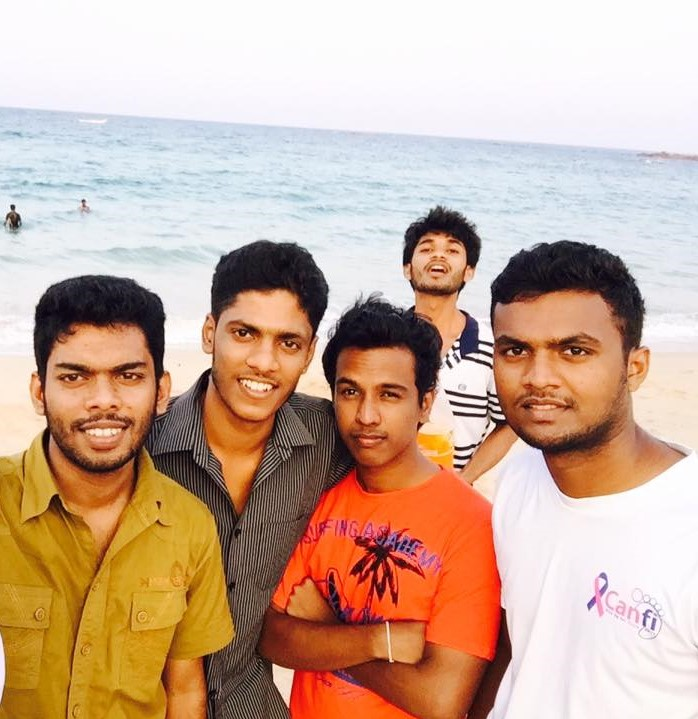
#> input picture testing_Image/test1.jpg, 698 x 719 px
$ python -i GUI.py   (imports and definitions only)
#> lines starting #> are read from the running program, lines starting #| are printed output that depends on the picture
from tkinter import *
import numpy as np
from tkinter import ttk
# from ttk import *
from os import walk
import cv2
from PIL import Image, ImageTk


image_directory = "testing_Image/"


# Get name of files in a directory
def get_image_names(file_name):
    f = []
    for (dirpath, dirnames, filenames) in walk(file_name):
        f.extend(filenames)
        break
    return f


def get_image(name):
    # Load an color image
#> called with name = 'testing_Image/test1.jpg'
    img = cv2.imread(name)
#> img is the input picture: shape (719, 698, 3); mean B, G, R 151, 171.2, 202.1
    img = cv2.resize(img, (500, 500))
#> img: shape (500, 500, 3)
    # cv2.imshow("image", img)

    # Rearrang the color channel
    b, g, r = cv2.split(img)
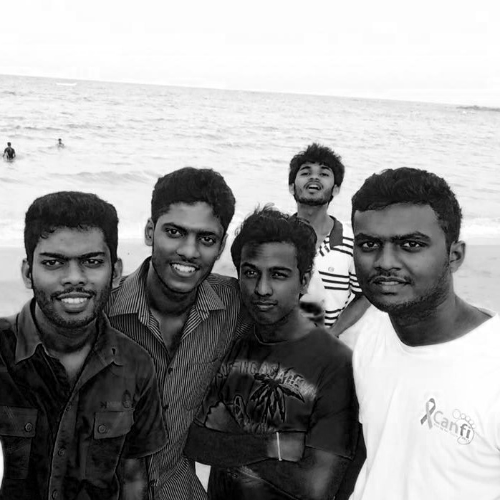
#> b: shape (500, 500); min 0, max 255, mean 150.9
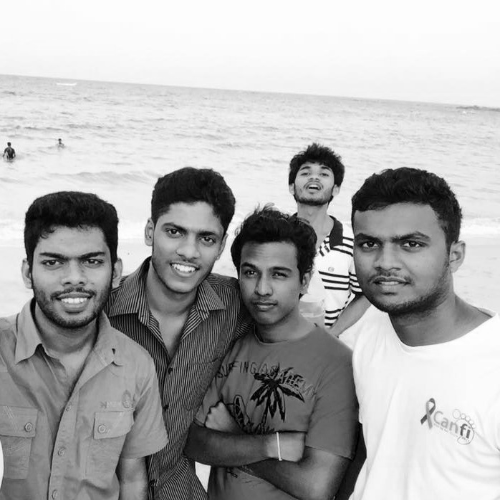
#> g: shape (500, 500); min 0, max 255, mean 171.1
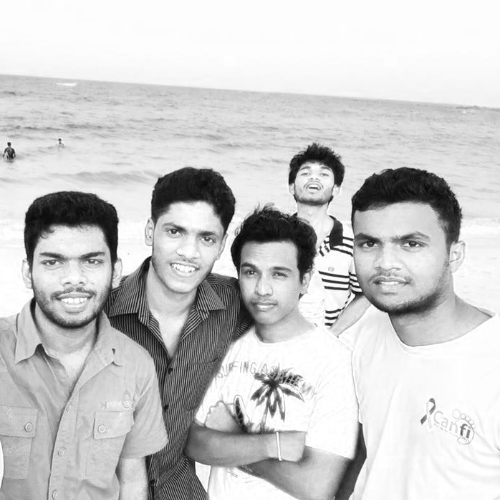
#> r: shape (500, 500); min 0, max 255, mean 202
    img = cv2.merge((r, g, b))

    # Convert the Image object into a TkPhoto object
    im = Image.fromarray(img)
    imgtk = ImageTk.PhotoImage(image=im)

    return imgtk


def get_head_count(path):

    return 0


# [2 lines not run here, left out]

# Add a grid
# [1 line that did not run here, left out]
# [4 lines not run here, left out]

# Create a Tkinter variable
# [1 line that did not run here, left out]
# [1 line that did not run here, left out]

# Dictionary with options
choices = get_image_names(image_directory)
choices_set = set(choices)
# [1 line not run here, left out]

# Get image
imgtk = get_image(image_directory+choices[0])
# [1 line that did not run here, left out]
# [1 line not run here, left out]

# [1 line that did not run here, left out]
# [1 line not run here, left out]

# [1 line that did not run here, left out]
# [2 lines not run here, left out]


# on change dropdown value
def change_dropdown(*args):
    image_choice = tkvar.get()
    imgtk_s = get_image(image_directory + image_choice)
    image_label.config(image=imgtk_s)
    image_label.image = imgtk_s

    head_count = get_head_count(image_directory + image_choice)
    head_count_label.config(text="Number of peoples = "+str(head_count))


# link function to change dropdown
# [3 lines not run here, left out]

>>> result = get_image('testing_Image/test1.jpg')

$ run again, on testing_Image/test2.jpg
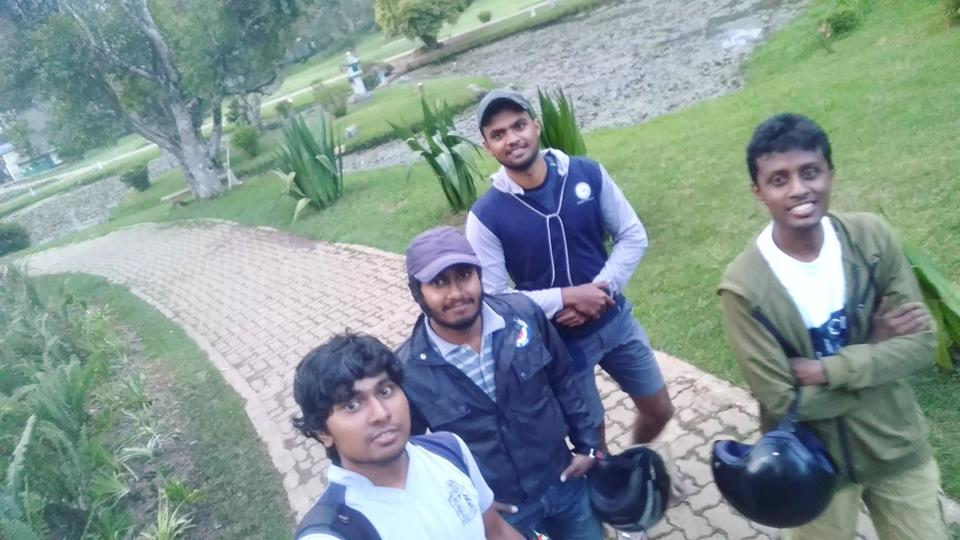
#> input picture testing_Image/test2.jpg, 960 x 540 px
#> in get_image, img is the input picture: shape (540, 960, 3); mean B, G, R 147.6, 149.7, 132
#> in get_image, `b, g, r = cv2.split(img)`:
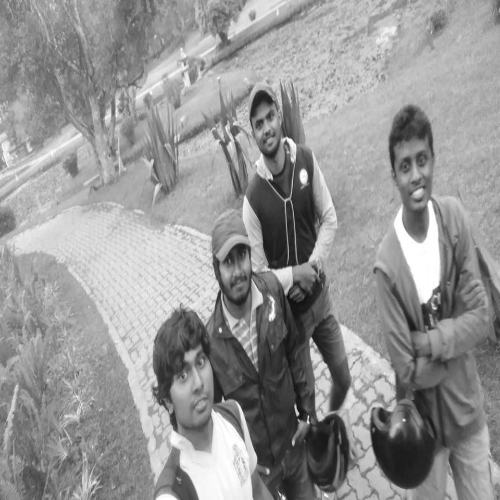
#> g: shape (500, 500); min 15, max 255, mean 149.6
#> in get_image, `b, g, r = cv2.split(img)`:
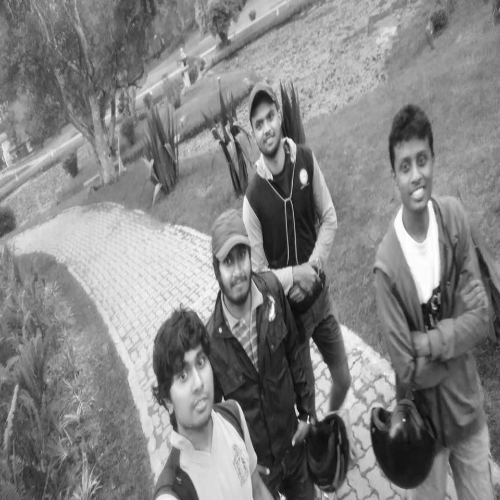
#> r: shape (500, 500); min 10, max 255, mean 131.9

$ run again, on testing_Image/test3.jpg
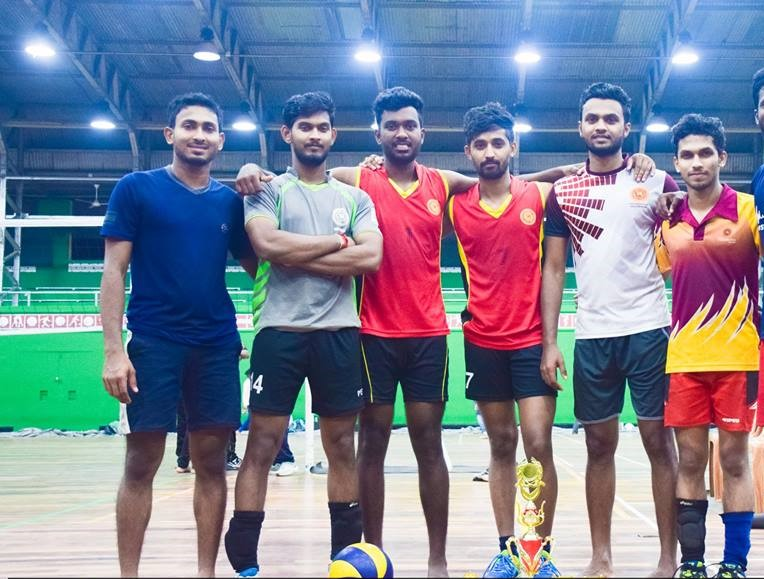
#> input picture testing_Image/test3.jpg, 764 x 579 px
#> in get_image, img is the input picture: shape (579, 764, 3); mean B, G, R 148.1, 128.4, 121.4
#> in get_image, `b, g, r = cv2.split(img)`:
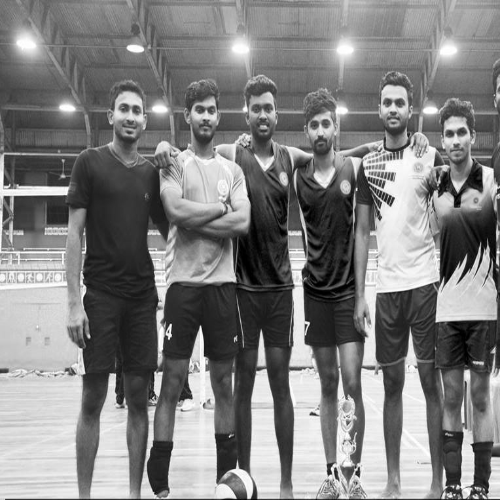
#> g: shape (500, 500); min 0, max 255, mean 128.3
#> in get_image, `b, g, r = cv2.split(img)`:
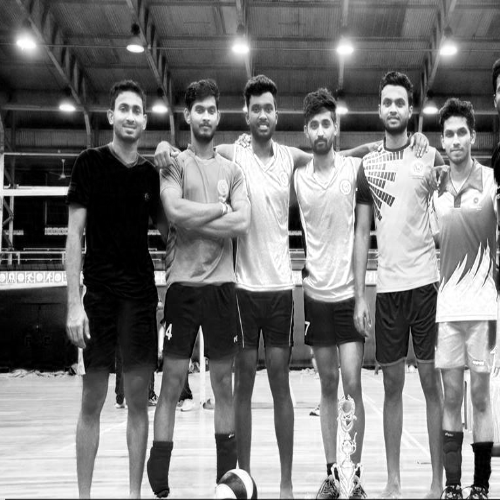
#> r: shape (500, 500); min 0, max 255, mean 121.3

$ run again, on testing_Image/test4.jpg
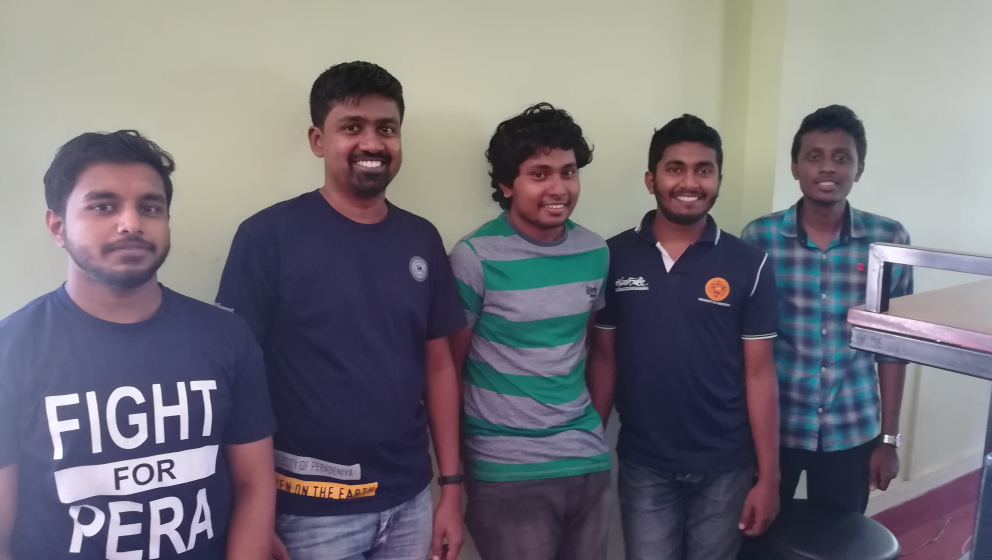
#> input picture testing_Image/test4.jpg, 3968 x 2240 px (shown at 1/4 size)
#> in get_image, img is the input picture: shape (2240, 3968, 3); mean B, G, R 122.2, 114.7, 117.3
#> in get_image, `b, g, r = cv2.split(img)`:
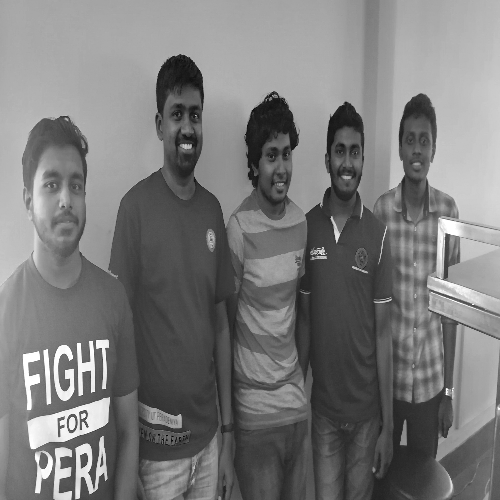
#> b: shape (500, 500); min 0, max 255, mean 122.1
#> in get_image, `b, g, r = cv2.split(img)`:
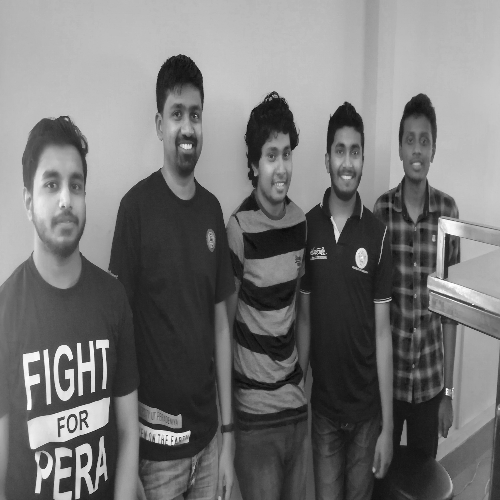
#> r: shape (500, 500); min 3, max 255, mean 117.2
